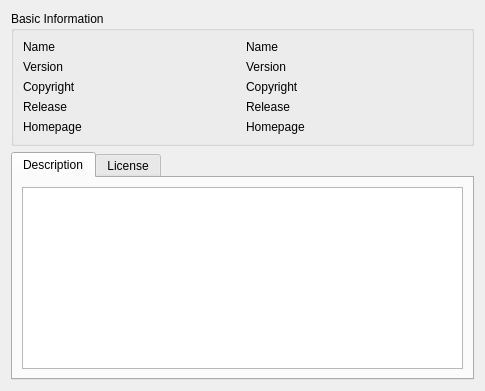
<?xml version="1.0" encoding="UTF-8"?>
<ui version="4.0">
 <class>SolverDefinitionAbstractWidget</class>
 <widget class="QWidget" name="SolverDefinitionAbstractWidget">
  <property name="windowModality">
   <enum>Qt::WindowModal</enum>
  </property>
  <property name="geometry">
   <rect>
    <x>0</x>
    <y>0</y>
    <width>485</width>
    <height>391</height>
   </rect>
  </property>
  <property name="windowTitle">
   <string>Solver Information</string>
  </property>
  <layout class="QVBoxLayout" name="verticalLayout">
   <item>
    <widget class="QGroupBox" name="basicGroup">
     <property name="title">
      <string>Basic Information</string>
     </property>
     <layout class="QGridLayout" name="gridLayout">
      <item row="0" column="0">
       <widget class="QLabel" name="nameLabel">
        <property name="text">
         <string>Name</string>
        </property>
       </widget>
      </item>
      <item row="0" column="1">
       <widget class="QLabel" name="nameValue">
        <property name="text">
         <string>Name</string>
        </property>
       </widget>
      </item>
      <item row="1" column="0">
       <widget class="QLabel" name="versionLabel">
        <property name="text">
         <string>Version</string>
        </property>
       </widget>
      </item>
      <item row="1" column="1">
       <widget class="QLabel" name="versionValue">
        <property name="text">
         <string>Version</string>
        </property>
       </widget>
      </item>
      <item row="2" column="0">
       <widget class="QLabel" name="copyrightLabel">
        <property name="text">
         <string>Copyright</string>
        </property>
       </widget>
      </item>
      <item row="2" column="1">
       <widget class="QLabel" name="copyrightValue">
        <property name="text">
         <string>Copyright</string>
        </property>
       </widget>
      </item>
      <item row="3" column="0">
       <widget class="QLabel" name="releaseLabel">
        <property name="text">
         <string>Release</string>
        </property>
       </widget>
      </item>
      <item row="3" column="1">
       <widget class="QLabel" name="releaseValue">
        <property name="text">
         <string>Release</string>
        </property>
       </widget>
      </item>
      <item row="4" column="0">
       <widget class="QLabel" name="homepageLabel">
        <property name="text">
         <string>Homepage</string>
        </property>
       </widget>
      </item>
      <item row="4" column="1">
       <widget class="QLabel" name="homepageValue">
        <property name="text">
         <string>Homepage</string>
        </property>
       </widget>
      </item>
     </layout>
    </widget>
   </item>
   <item>
    <widget class="QTabWidget" name="tabWidget">
     <property name="currentIndex">
      <number>0</number>
     </property>
     <widget class="QWidget" name="readmeTab">
      <attribute name="title">
       <string>Description</string>
      </attribute>
      <layout class="QGridLayout" name="gridLayout_2">
       <item row="0" column="0">
        <widget class="QTextBrowser" name="readmeBrowser"/>
       </item>
      </layout>
     </widget>
     <widget class="QWidget" name="licenseTab">
      <attribute name="title">
       <string>License</string>
      </attribute>
      <layout class="QGridLayout" name="gridLayout_3">
       <item row="0" column="0">
        <widget class="QTextBrowser" name="licenseBrowser"/>
       </item>
      </layout>
     </widget>
    </widget>
   </item>
  </layout>
 </widget>
 <resources/>
 <connections/>
</ui>
